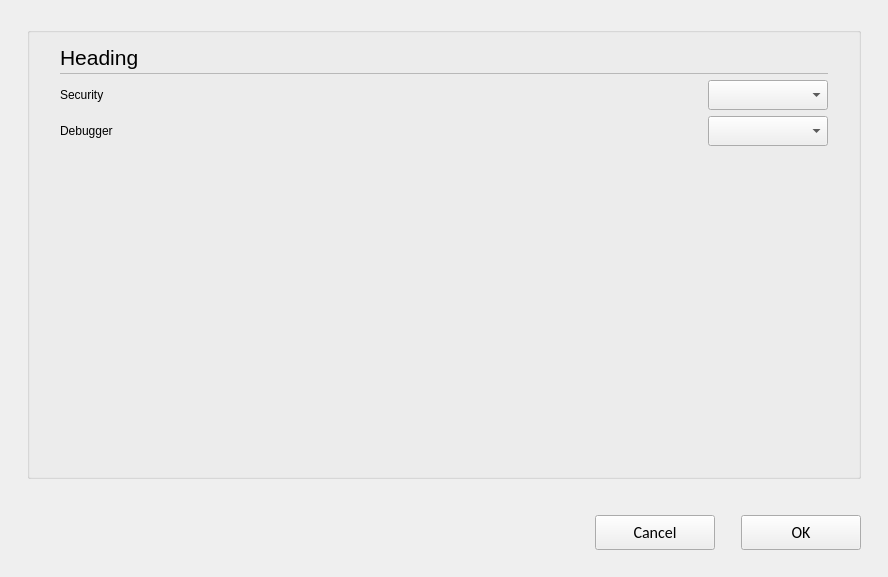
<?xml version="1.0" encoding="UTF-8"?>
<ui version="4.0">
 <class>C_SyvUpPemFileOptionsPopUp</class>
 <widget class="QWidget" name="C_SyvUpPemFileOptionsPopUp">
  <property name="geometry">
   <rect>
    <x>0</x>
    <y>0</y>
    <width>888</width>
    <height>577</height>
   </rect>
  </property>
  <property name="windowTitle">
   <string>C_SyvUpPemFileOptionsPopUp</string>
  </property>
  <layout class="QVBoxLayout" name="verticalLayout">
   <property name="leftMargin">
    <number>27</number>
   </property>
   <property name="topMargin">
    <number>27</number>
   </property>
   <property name="rightMargin">
    <number>27</number>
   </property>
   <property name="bottomMargin">
    <number>0</number>
   </property>
   <item>
    <widget class="stw_opensyde_gui_elements::C_OgeGbx" name="pc_GroupBoxGeneral_5">
     <property name="title">
      <string/>
     </property>
     <layout class="QVBoxLayout" name="verticalLayout_6">
      <property name="spacing">
       <number>0</number>
      </property>
      <property name="leftMargin">
       <number>30</number>
      </property>
      <property name="rightMargin">
       <number>30</number>
      </property>
      <property name="bottomMargin">
       <number>13</number>
      </property>
      <item>
       <layout class="QHBoxLayout" name="horizontalLayout_7" stretch="0,1">
        <property name="spacing">
         <number>6</number>
        </property>
        <item>
         <widget class="stw_opensyde_gui_elements::C_OgeLabHeadingGroupBold" name="pc_LabelHeading">
          <property name="minimumSize">
           <size>
            <width>0</width>
            <height>30</height>
           </size>
          </property>
          <property name="maximumSize">
           <size>
            <width>16777215</width>
            <height>30</height>
           </size>
          </property>
          <property name="font">
           <font>
            <family>Segoe UI</family>
            <pointsize>16</pointsize>
           </font>
          </property>
          <property name="text">
           <string>Heading</string>
          </property>
         </widget>
        </item>
        <item>
         <spacer name="horizontalSpacer_10">
          <property name="orientation">
           <enum>Qt::Horizontal</enum>
          </property>
          <property name="sizeHint" stdset="0">
           <size>
            <width>40</width>
            <height>1</height>
           </size>
          </property>
         </spacer>
        </item>
       </layout>
      </item>
      <item>
       <layout class="QHBoxLayout" name="horizontalLayout_20" stretch="0">
        <property name="spacing">
         <number>0</number>
        </property>
        <property name="topMargin">
         <number>1</number>
        </property>
        <property name="rightMargin">
         <number>0</number>
        </property>
        <property name="bottomMargin">
         <number>0</number>
        </property>
        <item>
         <widget class="stw_opensyde_gui_elements::C_OgeFraSeparator" name="pc_Frame_3">
          <property name="minimumSize">
           <size>
            <width>0</width>
            <height>1</height>
           </size>
          </property>
          <property name="maximumSize">
           <size>
            <width>16777215</width>
            <height>1</height>
           </size>
          </property>
          <property name="frameShape">
           <enum>QFrame::StyledPanel</enum>
          </property>
          <property name="frameShadow">
           <enum>QFrame::Raised</enum>
          </property>
         </widget>
        </item>
       </layout>
      </item>
      <item>
       <spacer name="verticalSpacer_6">
        <property name="orientation">
         <enum>Qt::Vertical</enum>
        </property>
        <property name="sizeType">
         <enum>QSizePolicy::Fixed</enum>
        </property>
        <property name="sizeHint" stdset="0">
         <size>
          <width>6</width>
          <height>6</height>
         </size>
        </property>
       </spacer>
      </item>
      <item>
       <layout class="QHBoxLayout" name="horizontalLayout">
        <item>
         <widget class="stw_opensyde_gui_elements::C_OgeLabGroupItem" name="pc_LabelSecurity">
          <property name="minimumSize">
           <size>
            <width>85</width>
            <height>0</height>
           </size>
          </property>
          <property name="text">
           <string>Security</string>
          </property>
         </widget>
        </item>
        <item>
         <widget class="stw_opensyde_gui_elements::C_OgeCbxText" name="pc_ComboBoxSecurity">
          <property name="minimumSize">
           <size>
            <width>120</width>
            <height>30</height>
           </size>
          </property>
          <property name="maximumSize">
           <size>
            <width>120</width>
            <height>30</height>
           </size>
          </property>
         </widget>
        </item>
       </layout>
      </item>
      <item>
       <spacer name="verticalSpacer_8">
        <property name="orientation">
         <enum>Qt::Vertical</enum>
        </property>
        <property name="sizeType">
         <enum>QSizePolicy::Fixed</enum>
        </property>
        <property name="sizeHint" stdset="0">
         <size>
          <width>6</width>
          <height>6</height>
         </size>
        </property>
       </spacer>
      </item>
      <item>
       <layout class="QHBoxLayout" name="horizontalLayout_2">
        <item>
         <widget class="stw_opensyde_gui_elements::C_OgeLabGroupItem" name="pc_LabelDebugger">
          <property name="minimumSize">
           <size>
            <width>85</width>
            <height>0</height>
           </size>
          </property>
          <property name="text">
           <string>Debugger</string>
          </property>
         </widget>
        </item>
        <item>
         <widget class="stw_opensyde_gui_elements::C_OgeCbxText" name="pc_ComboBoxDebugger">
          <property name="minimumSize">
           <size>
            <width>120</width>
            <height>30</height>
           </size>
          </property>
          <property name="maximumSize">
           <size>
            <width>120</width>
            <height>30</height>
           </size>
          </property>
         </widget>
        </item>
       </layout>
      </item>
      <item>
       <spacer name="verticalSpacer">
        <property name="orientation">
         <enum>Qt::Vertical</enum>
        </property>
        <property name="sizeHint" stdset="0">
         <size>
          <width>20</width>
          <height>40</height>
         </size>
        </property>
       </spacer>
      </item>
     </layout>
    </widget>
   </item>
   <item>
    <spacer name="pc_VerticalSpacerButtonsObove">
     <property name="orientation">
      <enum>Qt::Vertical</enum>
     </property>
     <property name="sizeType">
      <enum>QSizePolicy::Fixed</enum>
     </property>
     <property name="sizeHint" stdset="0">
      <size>
       <width>20</width>
       <height>30</height>
      </size>
     </property>
    </spacer>
   </item>
   <item>
    <layout class="QHBoxLayout" name="horizontalLayout_22">
     <item>
      <spacer name="horizontalSpacer_9">
       <property name="orientation">
        <enum>Qt::Horizontal</enum>
       </property>
       <property name="sizeHint" stdset="0">
        <size>
         <width>40</width>
         <height>20</height>
        </size>
       </property>
      </spacer>
     </item>
     <item>
      <widget class="stw_opensyde_gui_elements::C_OgePubCancel" name="pc_PushButtonCancel">
       <property name="minimumSize">
        <size>
         <width>120</width>
         <height>35</height>
        </size>
       </property>
       <property name="maximumSize">
        <size>
         <width>120</width>
         <height>35</height>
        </size>
       </property>
       <property name="font">
        <font>
         <family>Calibri</family>
         <pointsize>12</pointsize>
        </font>
       </property>
       <property name="text">
        <string>Cancel</string>
       </property>
      </widget>
     </item>
     <item>
      <spacer name="horizontalSpacer_4">
       <property name="orientation">
        <enum>Qt::Horizontal</enum>
       </property>
       <property name="sizeType">
        <enum>QSizePolicy::Fixed</enum>
       </property>
       <property name="sizeHint" stdset="0">
        <size>
         <width>20</width>
         <height>20</height>
        </size>
       </property>
      </spacer>
     </item>
     <item>
      <widget class="stw_opensyde_gui_elements::C_OgePubDialog" name="pc_PushButtonOk">
       <property name="minimumSize">
        <size>
         <width>120</width>
         <height>35</height>
        </size>
       </property>
       <property name="maximumSize">
        <size>
         <width>120</width>
         <height>35</height>
        </size>
       </property>
       <property name="font">
        <font>
         <family>Calibri</family>
         <pointsize>12</pointsize>
        </font>
       </property>
       <property name="text">
        <string>OK</string>
       </property>
      </widget>
     </item>
    </layout>
   </item>
   <item>
    <spacer name="verticalSpacer_7">
     <property name="orientation">
      <enum>Qt::Vertical</enum>
     </property>
     <property name="sizeType">
      <enum>QSizePolicy::Fixed</enum>
     </property>
     <property name="sizeHint" stdset="0">
      <size>
       <width>20</width>
       <height>27</height>
      </size>
     </property>
    </spacer>
   </item>
  </layout>
 </widget>
 <customwidgets>
  <customwidget>
   <class>stw_opensyde_gui_elements::C_OgeLabGroupItem</class>
   <extends>QLabel</extends>
   <header>C_OgeLabGroupItem.h</header>
  </customwidget>
  <customwidget>
   <class>stw_opensyde_gui_elements::C_OgeFraSeparator</class>
   <extends>QFrame</extends>
   <header>C_OgeFraSeparator.h</header>
   <container>1</container>
  </customwidget>
  <customwidget>
   <class>stw_opensyde_gui_elements::C_OgeLabHeadingGroupBold</class>
   <extends>QLabel</extends>
   <header>C_OgeLabHeadingGroupBold.h</header>
  </customwidget>
  <customwidget>
   <class>stw_opensyde_gui_elements::C_OgeCbxText</class>
   <extends>QComboBox</extends>
   <header>C_OgeCbxText.h</header>
  </customwidget>
  <customwidget>
   <class>stw_opensyde_gui_elements::C_OgePubCancel</class>
   <extends>QPushButton</extends>
   <header>C_OgePubCancel.h</header>
  </customwidget>
  <customwidget>
   <class>stw_opensyde_gui_elements::C_OgePubDialog</class>
   <extends>QPushButton</extends>
   <header>C_OgePubDialog.h</header>
  </customwidget>
  <customwidget>
   <class>stw_opensyde_gui_elements::C_OgeGbx</class>
   <extends>QGroupBox</extends>
   <header>C_OgeGbx.h</header>
   <container>1</container>
  </customwidget>
 </customwidgets>
 <resources/>
 <connections/>
</ui>
